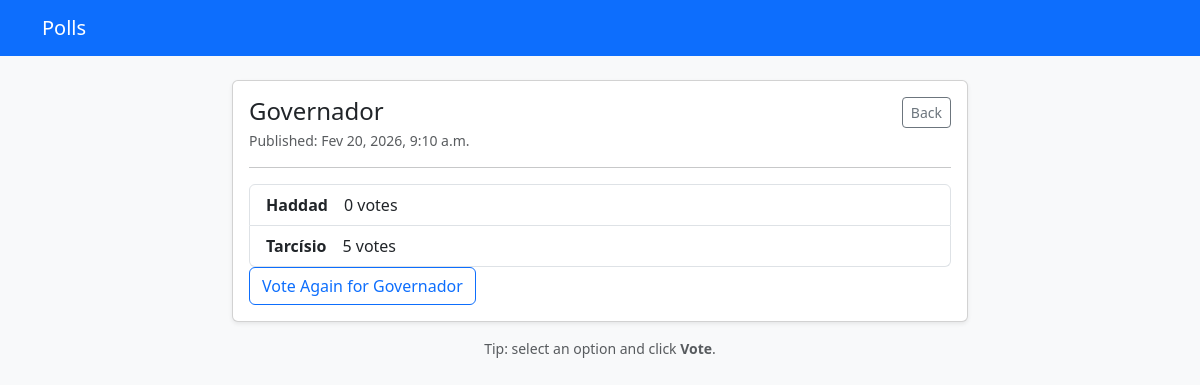
The app's page /2/results/ with its own data.
### polls/models.py (models this page shows, shortened)
class Question(models.Model):
    question_text = models.CharField(max_length=200)
    pub_date = models.DateTimeField("date published")

class Choice(models.Model):
    question = models.ForeignKey(Question, on_delete=models.CASCADE)
    choice_text = models.CharField(max_length=200)
    votes = models.IntegerField(default=0)

### polls/views.py (the view)
# urls.py: path("<int:question_id>/results/", views.results, name="results"),
def results(request, question_id):
    question = get_object_or_404(Question, pk=question_id)
    return render(request, "polls/results.html", {"question": question})

### polls/templates/polls/results.html (shortened to what this page needs)
{% load static %}
<html lang="en">
  <head>
    <link
      href="https://cdn.jsdelivr.net/npm/bootstrap@5.3.3/dist/css/bootstrap.min.css"
      rel="stylesheet"
    />
  </head>
  <body class="bg-light">
    <nav class="navbar navbar-expand-lg navbar-dark bg-primary">
      <div class="container">
        <a class="navbar-brand" href="">Polls</a>
      </div>
    </nav>
    <main class="container py-4">
      <div class="row justify-content-center">
        <div class="col-lg-8">
          <div class="card shadow-sm">
            <div class="card-body">
              <div class="d-flex justify-content-between align-items-start gap-3">
                <div>
                  <h1 class="h4 mb-1">{{ question.question_text }}</h1>
                  {% if question.pub_date %}
                    <div class="text-muted small">
                      Published: {{ question.pub_date|date:"M j, Y, P" }}
                    </div>
                  {% endif %}
                </div>
                <a class="btn btn-outline-secondary btn-sm" href="{% url 'polls:index' %}">
                  Back
                </a>
              </div>
              <hr class="my-3" />
                  <div class="list-group">
                    {% for choice in question.choice_set.all %}
                      <label class="list-group-item d-flex gap-3 align-items-start">
                        <div class="fw-semibold">
                            {{ choice.choice_text }}
                        </div>  {{ choice.votes }} vote{{ choice.votes|pluralize }}
                      </label>
                    {% empty %}
                      <div class="list-group-item">
                        <span class="text-muted">No choices available for this question.</span>
                      </div>
                    {% endfor %}
                  </div>
                <div class="d-flex flex-wrap gap-2">
                  <a class="btn btn-outline-primary" href="{% url 'polls:detail' question.id %}">
                    Vote Again for {{ question.question_text }}
                  </a>
                </div>
            </div>
          </div>
          <p class="text-center text-muted small mt-3 mb-0">
            Tip: select an option and click <strong>Vote</strong>.
          </p>
        </div>
      </div>
    </main>
  </body>
</html>

### records on screen
Question: question_text "Governador", pub_date "Fev 20, 2026, 9:10 a.m."
Choice: choice_text "Haddad", votes "0"
Choice: choice_text "Tarcísio", votes "5"
